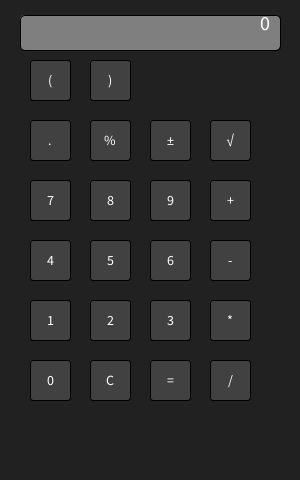
Frame 1 (no input)
Frame 60 (the mouse pressed at the canvas centre just before this capture): identical to frame 1, image omitted
Frame 120 (the mouse held since frame 60 and released just before this capture): identical to frame 1, image omitted

The Processing sketch that drew this single still picture (run headless with seeded random() and noise(); from frame 60 on, the mouse is pressed at the canvas centre):

// Processing sketch: Calculator
// ── Calculator.pde
// Connor DeWeerd | Sept 15 2026 | Calculator
Button[] numButtons = new Button[10];
Button[] opButtons = new Button[12];
float l = 0;          // Left operand
float r = 0;          // Right operand
float result = 0;     // Result value
boolean left = true;  // Is the user typing the left operand?
char op = ' ';        // Active operator
String displayVal = "0";

void setup() {
  l = 0.0;
  r = 0.0;
  result = 0.0;
  op = ' ';

  size(300, 480);
  opButtons[0] = new Button(50, 80, 40, 40, '('); // opButton
  opButtons[1] = new Button(110, 80, 40, 40, ')'); // opButton
  opButtons[2] = new Button(50, 140, 40, 40, '.'); // opButton
  opButtons[3] = new Button(110, 140, 40, 40, '%'); // opButton
  opButtons[4] = new Button(170, 140, 40, 40, '±'); // opButton
  opButtons[5] = new Button(230, 140, 40, 40, '√'); // opButton
  numButtons[0] = new Button(50, 200, 40, 40, '7'); // numButton
  numButtons[1] = new Button(110, 200, 40, 40, '8'); // numButton
  numButtons[2] = new Button(170, 200, 40, 40, '9'); // numButton
  opButtons[6] = new Button(230, 200, 40, 40, '+'); // opButton
  numButtons[3] = new Button(50, 260, 40, 40, '4'); // numButton
  numButtons[4] = new Button(110, 260, 40, 40, '5'); // numButton
  numButtons[5] = new Button(170, 260, 40, 40, '6'); // numButton
  opButtons[7] = new Button(230, 260, 40, 40, '-'); // opButton
  numButtons[6] = new Button(50, 320, 40, 40, '1'); // numButton
  numButtons[7] = new Button(110, 320, 40, 40, '2'); // numButton
  numButtons[8] = new Button(170, 320, 40, 40, '3'); // numButton
  opButtons[8] = new Button(230, 320, 40, 40, '*'); // opButton
  numButtons[9] = new Button(50, 380, 40, 40, '0'); // numButton
  opButtons[9] = new Button(110, 380, 40, 40, 'C'); // opButton
  opButtons[10] = new Button(170, 380, 40, 40, '='); // opButton
  opButtons[11] = new Button(230, 380, 40, 40, '/'); // opButton
}

void draw() {
  background(33);

  for (int i = 0; i < numButtons.length; i++) {
    numButtons[i].hover(mouseX, mouseY);
    numButtons[i].display();
  }
  for (int i = 0; i < opButtons.length; i++) {
    opButtons[i].hover(mouseX, mouseY);
    opButtons[i].display();
  }

  fill(10);
  rectMode(CORNER);
  fill(127);
  rect(20, 15, 260, 35, 5);
  fill(255);
  textAlign(RIGHT);
  textSize(20);
  text(displayVal, 270, 30);
}

void mousePressed() {

  for (int i = 0; i < numButtons.length; i++) {
    if (numButtons[i].hover) {
      handleNumberInput(numButtons[i].val);
    }
  }

  for (int i = 0; i < opButtons.length; i++) {
    if (opButtons[i].hover) {
      handleOperatorInput(opButtons[i].val);
    }
  }

  // Print current calculator state to the console pane below
  println("l: " + l + " r: " + r + " result: " + result + " left: " + left + " op: " + op + " display: " + displayVal);
}

void keyPressed() {
  // Number Keys 0-9
  if (key >= '0' && key <= '9') {
    handleNumberInput(key);
  } 
  // Operator Keys
  else if (key == '+' || key == '-' || key == '*' || key == '/' || key == '.' || key == '%' || key == '(' || key == ')') {
    handleOperatorInput(key);
  } 
  // Clear Keys (C, c, or Backspace)
  else if (key == 'c' || key == 'C' || key == BACKSPACE) {
    handleOperatorInput('C');
  } 
  // Equals Keys (= or Enter/Return)
  else if (key == '=' || key == ENTER || key == RETURN) {
    handleOperatorInput('=');
  } 
  // Square Root Key ('s' or 'S')
  else if (key == 's' || key == 'S') {
    handleOperatorInput('√');
  } 
  // Toggle Negative/Positive Key ('n' or 'N')
  else if (key == 'n' || key == 'N') {
    handleOperatorInput('±');
  }

  // Print current calculator state to console pane when typing
  println("l: " + l + " r: " + r + " result: " + result + " left: " + left + " op: " + op + " display: " + displayVal);
}

// Helper method for handling number inputs
void handleNumberInput(char numChar) {
  if (displayVal.equals("0") || left) {
    displayVal = String.valueOf(numChar);
    left = false; // Reset flag so subsequent digits append
  } else {
    displayVal += numChar;
  }
}

// Helper method for handling operator inputs
void handleOperatorInput(char bVal) {
  // Clear (C)
  if (bVal == 'C') {
    l = 0.0;
    r = 0.0;
    result = 0.0;
    op = ' ';
    displayVal = "0";
    left = false;
  } 
  // Basic Math Operators (+, -, *, /)
  else if (bVal == '+' || bVal == '-' || bVal == '*' || bVal == '/') {
    l = float(displayVal);
    op = bVal;
    left = true; // Signals that the next number typed starts fresh
  } 
  // Equals (=)
  else if (bVal == '=') {
    performCalculation();
  } 
  // Decimal (.)
  else if (bVal == '.') {
    if (!displayVal.contains(".")) {
      displayVal += ".";
    }
  } 
  // Toggle Positive/Negative (±)
  else if (bVal == '±') {
    float temp = float(displayVal) * -1;
    displayVal = String.valueOf(temp);
  } 
  // Square Root (√)
  else if (bVal == '√') {
    float temp = sqrt(float(displayVal));
    displayVal = String.valueOf(temp);
    left = true;
  } 
  // Percentage (%)
  else if (bVal == '%') {
    float temp = float(displayVal) / 100.0;
    displayVal = String.valueOf(temp);
    left = true;
  }
}

void performCalculation() {
  r = float(displayVal);

  if (op == '+') {
    result = l + r;
  } else if (op == '-') {
    result = l - r;
  } else if (op == '*') {
    result = l * r;
  } else if (op == '/') {
    if (r != 0) {
      result = l / r;
    } else {
      displayVal = "Error";
      return;
    }
  }

  displayVal = String.valueOf(result);
  left = true;
}

// ── Button.pde
class Button {
  // Member Variables
  float x, y, w, h;
  char val;
  boolean hover;
  color c1, c2;

  // Constructor
  Button(float x, float y, float w, float h, char val) {
    this.x = x;
    this.y = y;
    this.w = w;
    this.h = h;
    this.val = val;
    hover = false;
    c1 = color(65);
    c2 = color(155);
  }

  // Hover detection logic for rectMode(CENTER)
  void hover(float mx, float my) {
    if (mx > x - w/2 && mx < x + w/2 && my > y - h/2 && my < y + h/2) {
      hover = true;
    } else {
      hover = false;
    }
  }

  // Member Methods
  void display() {
    if (hover) {
      fill(c2);
    } else {
      fill(c1);
    }
    
    rectMode(CENTER);
    rect(x, y, w, h, 3);
    
    fill(255);
    textAlign(CENTER, CENTER);
    textSize(14);
    text(val, x, y);
  }
  
  void mouseOver (float tempX, float tempY) {
    if(tempX>x-w/2 && tempX<x+w/2 && tempY > y-h/2 && tempY < y+h/2)  
      hover = true;
  }
  
}
